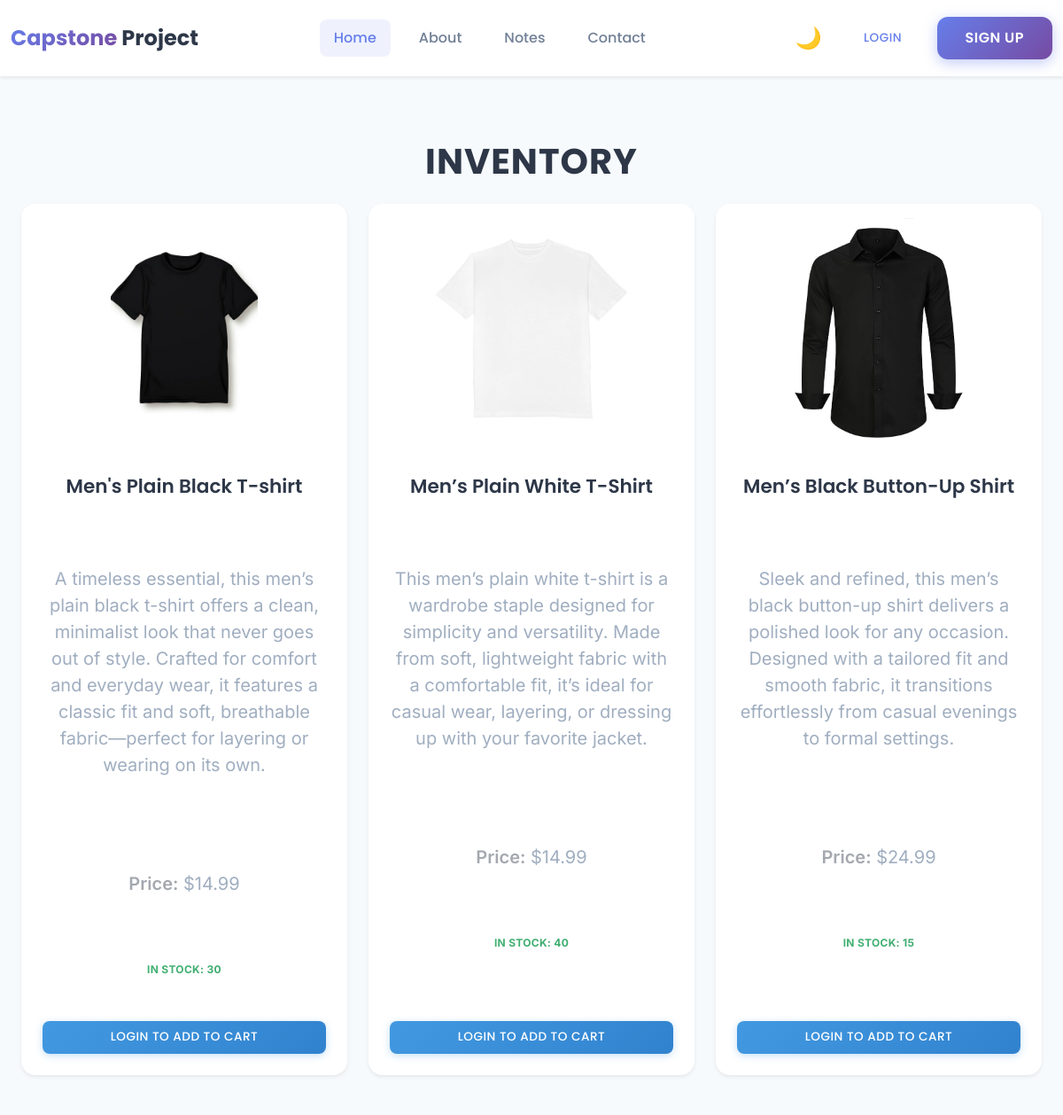
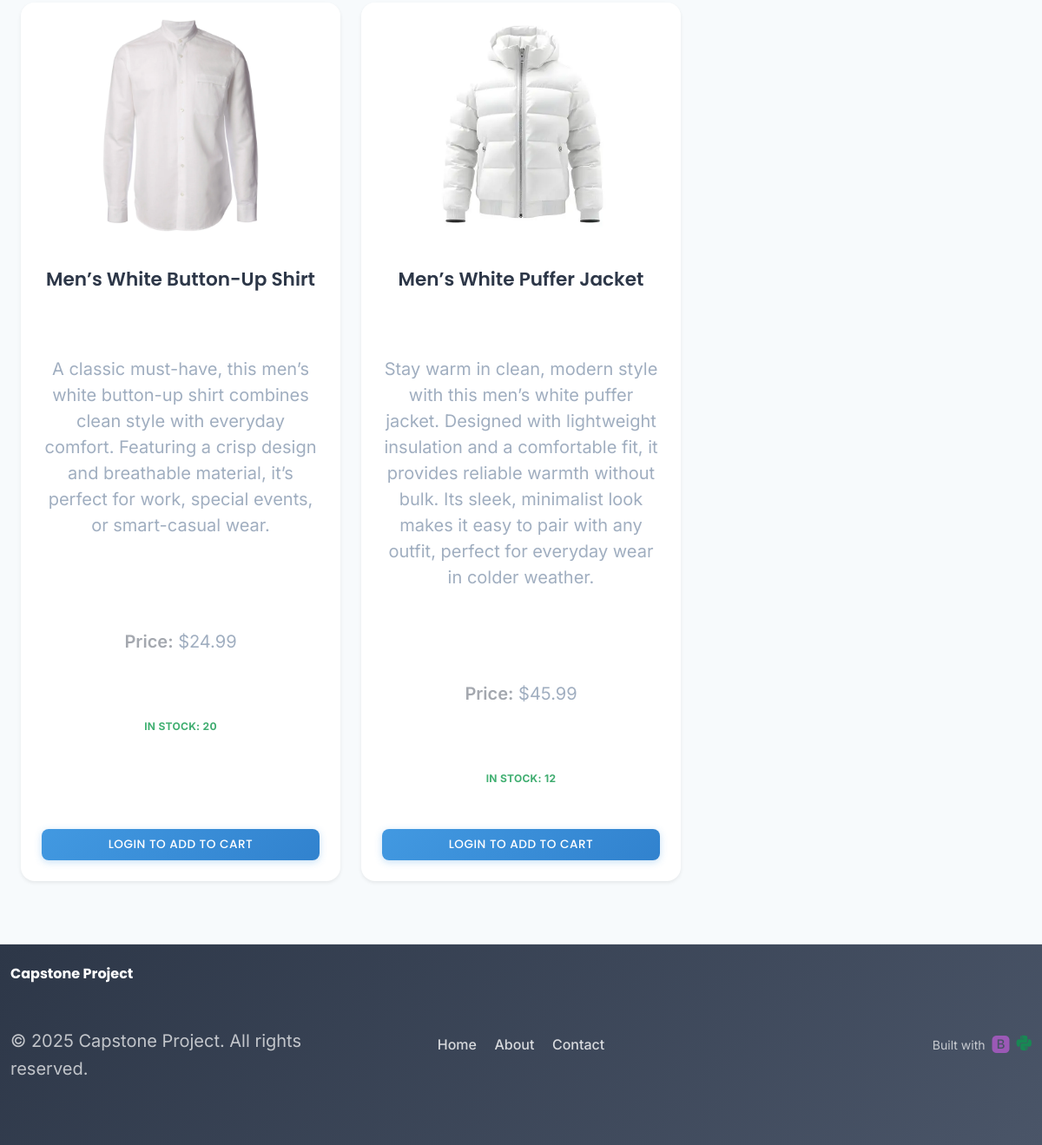
Screenshot of /inventory/ with the database file from the repository (2 pictures, top to bottom).
### inventory/models.py (models this page shows, shortened)
class Product(models.Model):
    name = models.CharField(max_length=100)
    price = models.DecimalField(max_digits=10, decimal_places=2, validators=[MinValueValidator(0)])
    stock = models.PositiveIntegerField(validators=[MinValueValidator(0)])
    description = models.TextField(blank=True, null=True)
    image = models.ImageField(upload_to='product_images/', blank=True, null=True)
    created_at = models.DateTimeField(auto_now_add=True)
    updated_at = models.DateTimeField(auto_now=True)
    def is_in_stock(self):
        return self.stock > 0

### inventory/views.py (the view)
# urls.py: path('', views.product_list, name='inventory'),
def product_list(request):
    products = Product.objects.all()
    return render(request, 'inventory/inventory.html', {'products': products})

### templates/inventory/inventory.html (shortened to what this page needs)
{% extends 'base.html' %}
{% load static %}
{% block extra_css %}
<link rel="stylesheet" href="{% static 'css/inventory.css' %}">
{% endblock %}
{% block content %}
<section class="content-section">
  <div class="container">
    <h2 class="text-center mb-4">Inventory</h2>
    <div class="row g-4">
      {% for product in products %}
      <div class="col-12 col-md-6 col-lg-4 d-flex align-items-stretch">
        <div class="card shadow-sm w-100">
          {% if product.image %}
          <img src="{{ product.image.url }}" class="card-img-top" alt="{{ product.name }}">
          {% else %}
          <img src="{% static 'img/placeholder.png' %}" class="card-img-top" alt="No image">
          {% endif %}
          <div class="card-body d-flex flex-column justify-content-between text-center">
            <div>
              <h5 class="card-title">{{ product.name }}</h5>
              <p class="card-text">{{ product.description|default:"No description" }}</p>
              <p class="card-text"><strong>Price:</strong> ${{ product.price }}</p>
              {% if product.is_in_stock %}
                <span class="badge-stock in-stock">In Stock: {{ product.stock }}</span>
              {% else %}
                <span class="badge-stock out-of-stock">Out of Stock</span>
              {% endif %}
            </div>
            <div class="mt-3">
              {% if user.is_authenticated %}
                <form method="post" action="{% url 'add_to_cart' product.id %}" style="display:inline;">
                  {% csrf_token %}
                  <button type="submit" class="btn btn-success btn-sm w-100" onclick="showCartModal(event)">
                    Add to Cart
                  </button>
                </form>
              {% else %}
                <a href="{% url 'login' %}" class="btn btn-info btn-sm w-100">
                  Login to Add to Cart
                </a>
              {% endif %}
            </div>
          </div>
        </div>
      </div>
      {% empty %}
      <p class="text-center">No products found. Add some!</p>
      {% endfor %}
    </div>
  </div>
</section>
{% endblock %}

### static/css/style.css (style rules this page uses)
* { margin: 0; padding: 0; box-sizing: border-box; }
:root { --primary-dark: #2d3748; --primary-smoke: #4a5568; --accent-blue: #667eea; --accent-purple: #764ba2; --light-smoke: #edf2f7; --off-white: #f7fafc; --text-dark: #1a202c; --text-gray: #718096; --shadow-color: rgba(0, 0, 0, 0.1); }
body { font-family: 'Inter', -apple-system, BlinkMacSystemFont, 'Segoe UI', sans-serif; color: var(--text-dark); background: var(--off-white); line-height: 1.6; overflow-x: hidden; }
h1, h2, h3, h4, h5, h6 { font-family: 'Poppins', sans-serif; font-weight: 600; line-height: 1.2; color: var(--primary-dark); }
h2 { font-size: 2rem; }
h5 { font-size: 1.25rem; }
p { color: var(--text-gray); font-size: 1rem; margin-bottom: 1rem; }
a { text-decoration: none; transition: all 0.3s ease; }
.btn { font-family: 'Poppins', sans-serif; font-weight: 500; padding: 0.75rem 2rem; border-radius: 12px; transition: all 0.3s ease; border: none; text-transform: uppercase; letter-spacing: 0.5px; font-size: 0.9rem; }
.btn-sm { font-size: 0.85rem; padding: 0.4rem 1rem; }
.container { max-width: 1200px; }
html { scroll-behavior: smooth; }

### static/css/theme.css (style rules this page uses)
[data-theme="light"], [data-theme=""] { --bg: #f7fafc; --text: #1a202c; --text-gray: #718096; --card-bg: #ffffff; --input-bg: #ffffff; --input-border: #e0e0e0; --border: #e2e8f0; --primary-dark: #2d3748; --primary-smoke: #4a5568; }
[data-theme="light"], [data-theme=""] { background-color: var(--bg); color: var(--text); }
[data-theme="light"] body, [data-theme=""] body { background-color: var(--bg); color: var(--text); }
body { transition: background-color 0.4s ease, color 0.4s ease; }
.card, .hover-card, .contact-section .col-md-8, .note-create-section .col-md-8, .login-card, .form-control, input, textarea, select, .navbar, .footer, p, h1, h2, h3, h4, h5, h6, label { transition: background-color 0.4s ease, color 0.4s ease, border-color 0.4s ease; }

### static/css/inventory.css (style rules this page uses)
.row.g-4 { display: flex; flex-wrap: wrap; }
.col-12.col-md-6.col-lg-4 { display: flex !important; flex-direction: column; margin-bottom: 1.5rem; }
.card { border-radius: 16px; overflow: hidden; transition: transform 0.3s ease, box-shadow 0.3s ease; display: flex; flex-direction: column; height: 100%; background: white; border: none; box-shadow: 0 4px 15px rgba(0, 0, 0, 0.1); }
.card-img-top { width: 100%; height: 280px; object-fit: contain; object-position: center; transition: transform 0.5s ease; background-color: white; padding: 1rem; }
.card-body { display: flex; flex-direction: column; justify-content: space-between; padding: 1.5rem; text-align: center; flex-grow: 1; min-height: auto; }
.card-body > div:first-child { flex-grow: 1; display: flex; flex-direction: column; justify-content: flex-start; }
.card-title { font-family: 'Poppins', sans-serif; font-size: 1.35rem; font-weight: 600; margin-bottom: 0.75rem; color: #2d3748; min-height: 2.7rem; display: -webkit-box; -webkit-line-clamp: 2; line-clamp: 2; -webkit-box-orient: vertical; overflow: hidden; line-height: 1.35; }
.card-text { font-family: 'Inter', sans-serif; font-size: 0.95rem; margin-bottom: 0.5rem; color: #718096; line-height: 1.5; }
.card-text strong { color: #a4a8af; font-weight: 600; }
.badge-stock { display: inline-block; padding: 0.4em 0; font-size: 0.75rem; font-weight: 700; border-radius: 0; margin: 0.75rem 0; text-transform: uppercase; letter-spacing: 0.3px; }
.in-stock { background: linear-gradient(135deg, #48bb78 0%, #38a169 100%); -webkit-background-clip: text; -webkit-text-fill-color: transparent; background-clip: text; }
.card-body > div:last-child { margin-top: auto; padding-top: 1rem; }
.btn-sm { font-family: 'Poppins', sans-serif; font-size: 0.85rem; font-weight: 500; padding: 0.5rem 1.25rem; border-radius: 8px; transition: all 0.3s ease; text-transform: uppercase; letter-spacing: 0.5px; border: none; min-width: 90px; }
.btn-info { background: linear-gradient(135deg, #4299e1 0%, #3182ce 100%); color: white; box-shadow: 0 2px 8px rgba(66, 153, 225, 0.3); }
.content-section { padding: 3rem 0; min-height: calc(100vh - 200px); }
.content-section h2 { font-family: 'Poppins', sans-serif; font-size: 2.5rem; font-weight: 700; color: #2d3748; margin-bottom: 2rem; text-transform: uppercase; letter-spacing: 1px; }
.text-center p { font-family: 'Inter', sans-serif; font-size: 1.25rem; color: #a0aec0; padding: 3rem 0; }

### rows the page displays
Product: image (picture), name "Men's Plain Black T-shirt", description "A timeless essential, this men’s plain black t-shirt offers a clean, minimalist look that never goes out of style. Crafted for comfort and everyday wear, it features a classic fit and soft, breathable fabric—perfect for layering or wearing on its own.", price "14.99", stock "30"
Product: image (picture), name "Men’s Plain White T-Shirt", description "This men’s plain white t-shirt is a wardrobe staple designed for simplicity and versatility. Made from soft, lightweight fabric with a comfortable fit, it’s ideal for casual wear, layering, or dressing up with your favorite jacket.", price "14.99", stock "40"
Product: image (picture), name "Men’s Black Button-Up Shirt", description "Sleek and refined, this men’s black button-up shirt delivers a polished look for any occasion. Designed with a tailored fit and smooth fabric, it transitions effortlessly from casual evenings to formal settings.", price "24.99", stock "15"
Product: image (picture), name "Men’s White Button-Up Shirt", description "A classic must-have, this men’s white button-up shirt combines clean style with everyday comfort. Featuring a crisp design and breathable material, it’s perfect for work, special events, or smart-casual wear.", price "24.99", stock "20"
Product: image (picture), name "Men’s White Puffer Jacket", description "Stay warm in clean, modern style with this men’s white puffer jacket. Designed with lightweight insulation and a comfortable fit, it provides reliable warmth without bulk. Its sleek, minimalist look makes it easy to pair with any outfit, perfect for everyday wear in colder weather.", price "45.99", stock "12"
